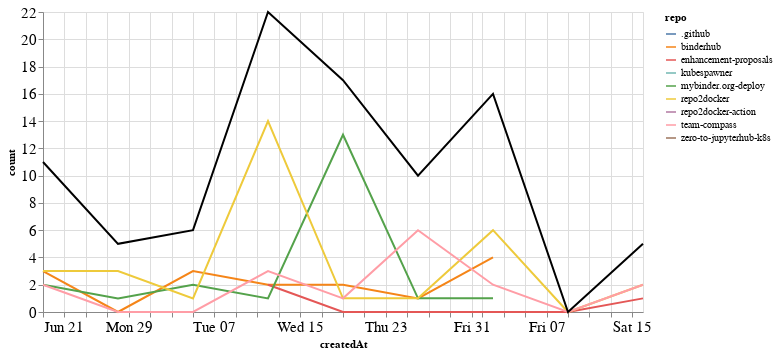

Notebook code for this chart:
### Markdown cell above
## Comments

### Code cell
comments_time = comments.groupby('repo').resample('W', on='createdAt').count()['author'].reset_index()
comments_time = comments_time.rename(columns={'author': 'count'})
comments_time_total = comments_time.groupby('createdAt').agg({"count": "sum"}).reset_index()
ch1 = alt.Chart(comments_time, width=600).mark_line().encode(
    x='createdAt',
    y='count',
    color='repo',
    tooltip="repo"
)

ch2 = alt.Chart(comments_time_total, width=600).mark_line(color="black").encode(
    x='createdAt',
    y='count',
)

ch1 + ch2

### Figure 1 — Vega-Lite specification as saved in the notebook (floating-point values rounded to 4 significant figures)
{"config": {"axisLeft": {"labelFontSize": 15}, "axisBottom": {"labelFontSize": 15}}, "layer": [{"data": {"name": "data-97f0c4615f1f0b22f7aeb972a4f71de0"}, "mark": "line", "encoding": {"color": {"type": "nominal", "field": "repo"}, "tooltip": {"type": "nominal", "field": "repo"}, "x": {"type": "temporal", "field": "createdAt"}, "y": {"type": "quantitative", "field": "count"}}, "width": 600}, {"data": {"name": "data-6dff9a6c2cd875e3bce01b3eb766cb2a"}, "mark": {"type": "line", "color": "black"}, "encoding": {"x": {"type": "temporal", "field": "createdAt"}, "y": {"type": "quantitative", "field": "count"}}, "width": 600}], "$schema": "https://vega.github.io/schema/vega-lite/v4.8.1.json", "datasets": {"data-97f0c4615f1f0b22f7aeb972a4f71de0": [{"repo": ".github", "createdAt": "2020-06-21T00:00:00", "count": 1}, {"repo": "binderhub", "createdAt": "2020-06-21T00:00:00", "count": 3}, {"repo": "binderhub", "createdAt": "2020-06-28T00:00:00", "count": 0}, {"repo": "binderhub", "createdAt": "2020-07-05T00:00:00", "count": 3}, {"repo": "binderhub", "createdAt": "2020-07-12T00:00:00", "count": 2}, {"repo": "binderhub", "createdAt": "2020-07-19T00:00:00", "count": 2}, {"repo": "binderhub", "createdAt": "2020-07-26T00:00:00", "count": 1}, {"repo": "binderhub", "createdAt": "2020-08-02T00:00:00", "count": 4}, {"repo": "enhancement-proposals", "createdAt": "2020-07-12T00:00:00", "count": 2}, {"repo": "enhancement-proposals", "createdAt": "2020-07-19T00:00:00", "count": 0}, {"repo": "enhancement-proposals", "createdAt": "2020-07-26T00:00:00", "count": 0}, {"repo": "enhancement-proposals", "createdAt": "2020-08-02T00:00:00", "count": 0}, {"repo": "enhancement-proposals", "createdAt": "2020-08-09T00:00:00", "count": 0}, {"repo": "enhancement-proposals", "createdAt": "2020-08-16T00:00:00", "count": 1}, {"repo": "kubespawner", "createdAt": "2020-07-26T00:00:00", "count": 1}, {"repo": "mybinder.org-deploy", "createdAt": "2020-06-21T00:00:00", "count": 2}, {"repo": "mybinder.org-deploy", "createdAt": "2020-06-28T00:00:00", "count": 1}, {"repo": "mybinder.org-deploy", "createdAt": "2020-07-05T00:00:00", "count": 2}, {"repo": "mybinder.org-deploy", "createdAt": "2020-07-12T00:00:00", "count": 1}, {"repo": "mybinder.org-deploy", "createdAt": "2020-07-19T00:00:00", "count": 13}, {"repo": "mybinder.org-deploy", "createdAt": "2020-07-26T00:00:00", "count": 1}, {"repo": "mybinder.org-deploy", "createdAt": "2020-08-02T00:00:00", "count": 1}, {"repo": "repo2docker", "createdAt": "2020-06-21T00:00:00", "count": 3}, {"repo": "repo2docker", "createdAt": "2020-06-28T00:00:00", "count": 3}, {"repo": "repo2docker", "createdAt": "2020-07-05T00:00:00", "count": 1}, {"repo": "repo2docker", "createdAt": "2020-07-12T00:00:00", "count": 14}, {"repo": "repo2docker", "createdAt": "2020-07-19T00:00:00", "count": 1}, {"repo": "repo2docker", "createdAt": "2020-07-26T00:00:00", "count": 1}, {"repo": "repo2docker", "createdAt": "2020-08-02T00:00:00", "count": 6}, {"repo": "repo2docker", "createdAt": "2020-08-09T00:00:00", "count": 0}, {"repo": "repo2docker", "createdAt": "2020-08-16T00:00:00", "count": 2}, {"repo": "repo2docker-action", "createdAt": "2020-06-28T00:00:00", "count": 1}, {"repo": "team-compass", "createdAt": "2020-06-21T00:00:00", "count": 2}, {"repo": "team-compass", "createdAt": "2020-06-28T00:00:00", "count": 0}, {"repo": "team-compass", "createdAt": "2020-07-05T00:00:00", "count": 0}, {"repo": "team-compass", "createdAt": "2020-07-12T00:00:00", "count": 3}, {"repo": "team-compass", "createdAt": "2020-07-19T00:00:00", "count": 1}, {"repo": "team-compass", "createdAt": "2020-07-26T00:00:00", "count": 6}, {"repo": "team-compass", "createdAt": "2020-08-02T00:00:00", "count": 2}, {"repo": "team-compass", "createdAt": "2020-08-09T00:00:00", "count": 0}, {"repo": "team-compass", "createdAt": "2020-08-16T00:00:00", "count": 2}, {"repo": "zero-to-jupyterhub-k8s", "createdAt": "2020-08-02T00:00:00", "count": 3}], "data-6dff9a6c2cd875e3bce01b3eb766cb2a": [{"createdAt": "2020-06-21T00:00:00", "count": 11}, {"createdAt": "2020-06-28T00:00:00", "count": 5}, {"createdAt": "2020-07-05T00:00:00", "count": 6}, {"createdAt": "2020-07-12T00:00:00", "count": 22}, {"createdAt": "2020-07-19T00:00:00", "count": 17}, {"createdAt": "2020-07-26T00:00:00", "count": 10}, {"createdAt": "2020-08-02T00:00:00", "count": 16}, {"createdAt": "2020-08-09T00:00:00", "count": 0}, {"createdAt": "2020-08-16T00:00:00", "count": 5}]}}
